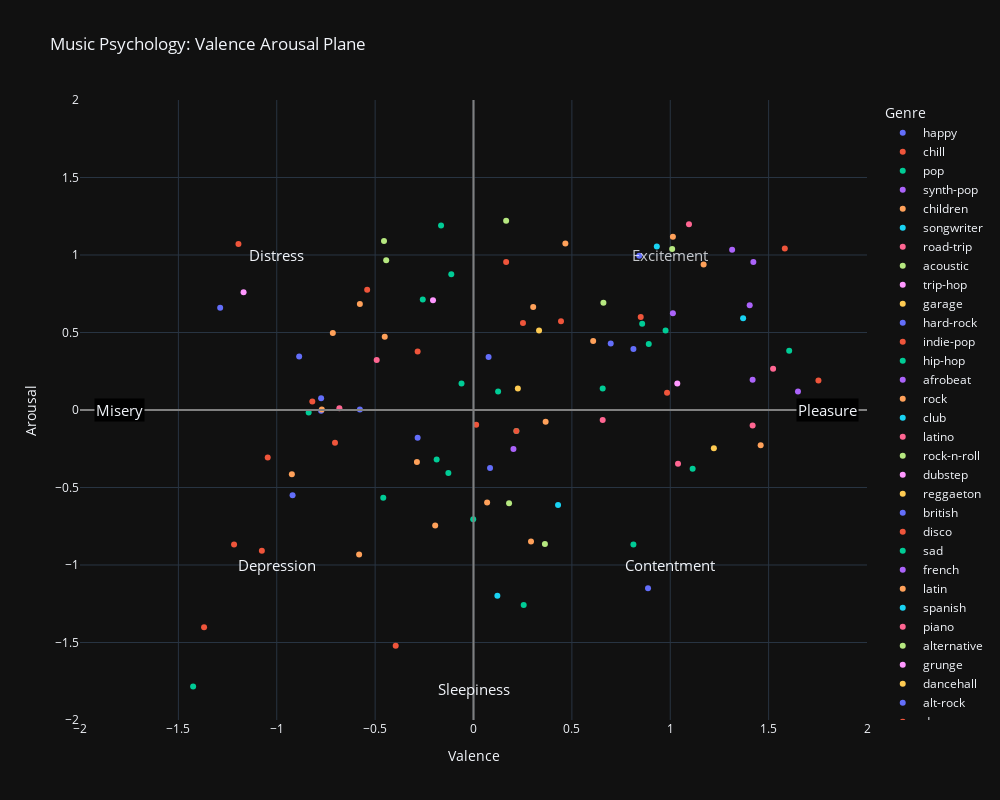

Notebook code cell kept with this figure:
### Code cell
top_100= df[['Track', 'Artist','Genre', 'popularity', 'valence_standard', 'energy_standard']].sort_values(by= 'popularity', ascending=False).head(100)
fig = px.scatter(top_100,  x='valence_standard', y="energy_standard", color='Genre',
                 title="Music Psychology: Valence Arousal Plane",
                 labels={"valence_standard":"</b>Valence</b>", 
                         "energy_standard": '</b>Arousal</b>'},
                 hover_data=["Genre", "Track", "Artist"],
                 width=1000, height=800, 
                 template="plotly_dark"
                 )

fig.add_hline(y=0, line_color="grey")
fig.add_vline(x=0,  line_color="grey")

fig.add_annotation(x=1, y=1,
            text="Excitement",
            font=dict(size=15,),
            showarrow=False,
        opacity=0.8)
fig.add_annotation(x=-1, y=1,
            text="Distress",
            font=dict(size=15,),
            showarrow=False, )
fig.add_annotation(x=-1, y=-1,
            text="Depression",
            font=dict(size=15,),
            showarrow=False, 
            )
fig.add_annotation(x=1, y=-1,
            text="Contentment",
            font=dict(size=15,),
            showarrow=False, 
            )
fig.add_annotation(x=0, y=-1.8,
            text="Sleepiness",
            font=dict(size=15,),
            showarrow=False, 
            )
fig.add_annotation(x=-1.8, y=0,
            text="Misery",
            font=dict(size=15,),
            showarrow=False, bgcolor="#000000",
            )
fig.add_annotation(x=1.8, y=0,
            text="Pleasure",
            font=dict(size=15,),
            showarrow=False, bgcolor="#000000",
          )

fig.update_layout(yaxis_range=[-2,2], xaxis_range= [-2, 2])

fig.show()

### Figure 1 — Plotly figure (JSON) as saved in the notebook; plotly's stock layout.template omitted (floating-point values rounded to 4 significant figures)
{"data": [{"customdata": [["happy", "Yellow", "Coldplay"], ["happy", "Viva La Vida", "Coldplay"], ["happy", "Africa", "TOTO"], ["happy", "Crazy In Love (feat. Jay-Z)", "Beyoncé"]], "hovertemplate": "Genre=%{customdata[0]}<br></b>Valence</b>=%{x}<br></b>Arousal</b>=%{y}<br>Track=%{customdata[1]}<br>Artist=%{customdata[2]}<extra></extra>", "legendgroup": "happy", "marker": {"color": "#636efa", "symbol": "circle"}, "mode": "markers", "name": "happy", "orientation": "v", "showlegend": true, "type": "scatter", "x": [-0.7746, -0.2839, 0.8871, 0.6975], "xaxis": "x", "y": [-0.004369, -0.1795, -1.151, 0.4295], "yaxis": "y"}, {"customdata": [["chill", "When I Was Your Man", "Bruno Mars"], ["chill", "Paradise", "Coldplay"], ["chill", "Ms. Jackson", "Outkast"], ["chill", "If I Ain't Got You", "Alicia Keys"], ["chill", "Feel So Close - Radio Edit", "Calvin Harris"], ["chill", "Drops of Jupiter (Tell Me)", "Train"], ["chill", "Linger", "The Cranberries"], ["chill", "Stay", "Rihanna"]], "hovertemplate": "Genre=%{customdata[0]}<br></b>Valence</b>=%{x}<br></b>Arousal</b>=%{y}<br>Track=%{customdata[1]}<br>Artist=%{customdata[2]}<extra></extra>", "legendgroup": "chill", "marker": {"color": "#EF553B", "symbol": "circle"}, "mode": "markers", "name": "chill", "orientation": "v", "showlegend": true, "type": "scatter", "x": [-0.3954, -1.046, 0.4447, -1.217, 1.582, 0.01351, -1.076, -1.369], "xaxis": "x", "y": [-1.521, -0.3069, 0.5728, -0.8682, 1.043, -0.09592, -0.908, -1.402], "yaxis": "y"}, {"customdata": [["pop", "Night Changes", "One Direction"], ["pop", "I'm Not The Only One", "Sam Smith"], ["pop", "Counting Stars", "OneRepublic"], ["pop", "Just the Way You Are", "Bruno Mars"], ["pop", "No Lie", "Sean Paul"], ["pop", "Time of Our Lives", "Pitbull"], ["pop", "Classic", "MKTO"], ["pop", "Rude", "MAGIC!"], ["pop", "Hotline Bling", "Drake"], ["pop", "God is a woman", "Ariana Grande"], ["pop", "What Do You Mean?", "Justin Bieber"]], "hovertemplate": "Genre=%{customdata[0]}<br></b>Valence</b>=%{x}<br></b>Arousal</b>=%{y}<br>Track=%{customdata[1]}<br>Artist=%{customdata[2]}<extra></extra>", "legendgroup": "pop", "marker": {"color": "#00cc96", "symbol": "circle"}, "mode": "markers", "name": "pop", "orientation": "v", "showlegend": true, "type": "scatter", "x": [-0.4586, -0.001357, -0.06083, -0.2579, -0.1129, 0.8573, 0.9763, 1.605, 0.218, -0.8378, 1.114], "xaxis": "x", "y": [-0.5656, -0.7049, 0.1708, 0.7121, 0.8753, 0.5569, 0.5131, 0.3817, -0.1357, -0.01631, -0.3785], "yaxis": "y"}, {"customdata": [["synth-pop", "Take on Me", "a-ha"], ["synth-pop", "Sweet Dreams (Are Made of This) - Remastered", "Eurythmics"], ["synth-pop", "Safe And Sound", "Capital Cities"]], "hovertemplate": "Genre=%{customdata[0]}<br></b>Valence</b>=%{x}<br></b>Arousal</b>=%{y}<br>Track=%{customdata[1]}<br>Artist=%{customdata[2]}<extra></extra>", "legendgroup": "synth-pop", "marker": {"color": "#ab63fa", "symbol": "circle"}, "mode": "markers", "name": "synth-pop", "orientation": "v", "showlegend": true, "type": "scatter", "x": [1.422, 1.419, 1.013], "xaxis": "x", "y": [0.9549, 0.1947, 0.6246], "yaxis": "y"}, {"customdata": [["children", "Umbrella", "Rihanna"], ["children", "Story of My Life", "One Direction"], ["children", "Titanium (feat. Sia)", "David Guetta"], ["children", "Royals", "Lorde"], ["children", "Grenade", "Bruno Mars"], ["children", "Team", "Lorde"]], "hovertemplate": "Genre=%{customdata[0]}<br></b>Valence</b>=%{x}<br></b>Arousal</b>=%{y}<br>Track=%{customdata[1]}<br>Artist=%{customdata[2]}<extra></extra>", "legendgroup": "children", "marker": {"color": "#FFA15A", "symbol": "circle"}, "mode": "markers", "name": "children", "orientation": "v", "showlegend": true, "type": "scatter", "x": [0.3035, -0.7708, -0.7151, -0.5813, -0.9232, -0.2876], "xaxis": "x", "y": [0.6644, 0.003593, 0.4972, -0.9318, -0.4144, -0.3348], "yaxis": "y"}, {"customdata": [["songwriter", "Hotel California - 2013 Remaster", "Eagles"]], "hovertemplate": "Genre=%{customdata[0]}<br></b>Valence</b>=%{x}<br></b>Arousal</b>=%{y}<br>Track=%{customdata[1]}<br>Artist=%{customdata[2]}<extra></extra>", "legendgroup": "songwriter", "marker": {"color": "#19d3f3", "symbol": "circle"}, "mode": "markers", "name": "songwriter", "orientation": "v", "showlegend": true, "type": "scatter", "x": [0.4299], "xaxis": "x", "y": [-0.6134], "yaxis": "y"}, {"customdata": [["road-trip", "Bound 2", "Kanye West"], ["road-trip", "Big Poppa - 2005 Remaster", "The Notorious B.I.G."]], "hovertemplate": "Genre=%{customdata[0]}<br></b>Valence</b>=%{x}<br></b>Arousal</b>=%{y}<br>Track=%{customdata[1]}<br>Artist=%{customdata[2]}<extra></extra>", "legendgroup": "road-trip", "marker": {"color": "#FF6692", "symbol": "circle"}, "mode": "markers", "name": "road-trip", "orientation": "v", "showlegend": true, "type": "scatter", "x": [-0.6816, 1.039], "xaxis": "x", "y": [0.01155, -0.3467], "yaxis": "y"}, {"customdata": [["acoustic", "Thinking out Loud", "Ed Sheeran"], ["acoustic", "Put Your Records On", "Corinne Bailey Rae"]], "hovertemplate": "Genre=%{customdata[0]}<br></b>Valence</b>=%{x}<br></b>Arousal</b>=%{y}<br>Track=%{customdata[1]}<br>Artist=%{customdata[2]}<extra></extra>", "legendgroup": "acoustic", "marker": {"color": "#B6E880", "symbol": "circle"}, "mode": "markers", "name": "acoustic", "orientation": "v", "showlegend": true, "type": "scatter", "x": [0.3629, 0.1808], "xaxis": "x", "y": [-0.8642, -0.6015], "yaxis": "y"}, {"customdata": [["trip-hop", "Feel Good Inc.", "Gorillaz"]], "hovertemplate": "Genre=%{customdata[0]}<br></b>Valence</b>=%{x}<br></b>Arousal</b>=%{y}<br>Track=%{customdata[1]}<br>Artist=%{customdata[2]}<extra></extra>", "legendgroup": "trip-hop", "marker": {"color": "#FF97FF", "symbol": "circle"}, "mode": "markers", "name": "trip-hop", "orientation": "v", "showlegend": true, "type": "scatter", "x": [1.036], "xaxis": "x", "y": [0.1708], "yaxis": "y"}, {"customdata": [["garage", "Yeah! (feat. Lil Jon & Ludacris)", "Usher"]], "hovertemplate": "Genre=%{customdata[0]}<br></b>Valence</b>=%{x}<br></b>Arousal</b>=%{y}<br>Track=%{customdata[1]}<br>Artist=%{customdata[2]}<extra></extra>", "legendgroup": "garage", "marker": {"color": "#FECB52", "symbol": "circle"}, "mode": "markers", "name": "garage", "orientation": "v", "showlegend": true, "type": "scatter", "x": [0.3332], "xaxis": "x", "y": [0.5131], "yaxis": "y"}, {"customdata": [["hard-rock", "Don't Stop Believin'", "Journey"], ["hard-rock", "Wind Of Change", "Scorpions"], ["hard-rock", "More Than a Feeling", "Boston"]], "hovertemplate": "Genre=%{customdata[0]}<br></b>Valence</b>=%{x}<br></b>Arousal</b>=%{y}<br>Track=%{customdata[1]}<br>Artist=%{customdata[2]}<extra></extra>", "legendgroup": "hard-rock", "marker": {"color": "#636efa", "symbol": "circle"}, "mode": "markers", "name": "hard-rock", "orientation": "v", "showlegend": true, "type": "scatter", "x": [0.07671, -0.9195, -0.7746], "xaxis": "x", "y": [0.3419, -0.5497, 0.07524], "yaxis": "y"}, {"customdata": [["indie-pop", "Pumped Up Kicks", "Foster The People"], ["indie-pop", "Best Day Of My Life", "American Authors"], ["indie-pop", "Cigarette Daydreams", "Cage The Elephant"], ["indie-pop", "Kids", "MGMT"], ["indie-pop", "Electric Feel", "MGMT"]], "hovertemplate": "Genre=%{customdata[0]}<br></b>Valence</b>=%{x}<br></b>Arousal</b>=%{y}<br>Track=%{customdata[1]}<br>Artist=%{customdata[2]}<extra></extra>", "legendgroup": "indie-pop", "marker": {"color": "#EF553B", "symbol": "circle"}, "mode": "markers", "name": "indie-pop", "orientation": "v", "showlegend": true, "type": "scatter", "x": [1.753, 0.1659, -0.8192, -1.195, 0.2514], "xaxis": "x", "y": [0.1907, 0.9549, 0.05534, 1.07, 0.5609], "yaxis": "y"}, {"customdata": [["hip-hop", "Unforgettable", "French Montana"], ["hip-hop", "Yes Indeed", "Lil Baby"], ["hip-hop", "Hypnotize - 2014 Remaster", "The Notorious B.I.G."], ["hip-hop", "Magnolia", "Playboi Carti"], ["hip-hop", "Just A Lil Bit", "50 Cent"], ["hip-hop", "Psycho (feat. Ty Dolla $ign)", "Post Malone"]], "hovertemplate": "Genre=%{customdata[0]}<br></b>Valence</b>=%{x}<br></b>Arousal</b>=%{y}<br>Track=%{customdata[1]}<br>Artist=%{customdata[2]}<extra></extra>", "legendgroup": "hip-hop", "marker": {"color": "#00cc96", "symbol": "circle"}, "mode": "markers", "name": "hip-hop", "orientation": "v", "showlegend": true, "type": "scatter", "x": [0.8908, 0.2551, 0.6566, -0.1872, 0.125, -0.1277], "xaxis": "x", "y": [0.4255, -1.258, 0.1389, -0.3188, 0.119, -0.4064], "yaxis": "y"}, {"customdata": [["afrobeat", "Can't Hold Us (feat. Ray Dalton)", "Macklemore & Ryan Lewis"], ["afrobeat", "Whenever, Wherever", "Shakira"]], "hovertemplate": "Genre=%{customdata[0]}<br></b>Valence</b>=%{x}<br></b>Arousal</b>=%{y}<br>Track=%{customdata[1]}<br>Artist=%{customdata[2]}<extra></extra>", "legendgroup": "afrobeat", "marker": {"color": "#ab63fa", "symbol": "circle"}, "mode": "markers", "name": "afrobeat", "orientation": "v", "showlegend": true, "type": "scatter", "x": [1.315, 1.404], "xaxis": "x", "y": [1.035, 0.6763], "yaxis": "y"}, {"customdata": [["rock", "Sweet Home Alabama", "Lynyrd Skynyrd"], ["rock", "The Kids Aren't Alright", "The Offspring"], ["rock", "Hold the Line", "TOTO"], ["rock", "Free Bird", "Lynyrd Skynyrd"], ["rock", "Immigrant Song - Remaster", "Led Zeppelin"], ["rock", "Free Fallin'", "Tom Petty"], ["rock", "My Own Summer (Shove It)", "Deftones"], ["rock", "I Still Haven't Found What I'm Looking For", "U2"]], "hovertemplate": "Genre=%{customdata[0]}<br></b>Valence</b>=%{x}<br></b>Arousal</b>=%{y}<br>Track=%{customdata[1]}<br>Artist=%{customdata[2]}<extra></extra>", "legendgroup": "rock", "marker": {"color": "#FFA15A", "symbol": "circle"}, "mode": "markers", "name": "rock", "orientation": "v", "showlegend": true, "type": "scatter", "x": [1.46, 1.013, 1.17, -0.5775, 0.467, 0.2923, -0.4512, 0.6083], "xaxis": "x", "y": [-0.2273, 1.118, 0.939, 0.6843, 1.074, -0.8482, 0.4733, 0.4454], "yaxis": "y"}, {"customdata": [["club", "Get Lucky (feat. Pharrell Williams & Nile Rodgers) - Radio Edit", "Daft Punk"]], "hovertemplate": "Genre=%{customdata[0]}<br></b>Valence</b>=%{x}<br></b>Arousal</b>=%{y}<br>Track=%{customdata[1]}<br>Artist=%{customdata[2]}<extra></extra>", "legendgroup": "club", "marker": {"color": "#19d3f3", "symbol": "circle"}, "mode": "markers", "name": "club", "orientation": "v", "showlegend": true, "type": "scatter", "x": [1.37], "xaxis": "x", "y": [0.5927], "yaxis": "y"}, {"customdata": [["latino", "Timber (feat. Ke$ha)", "Pitbull"], ["latino", "Colgando en tus manos (con Marta Sánchez)", "Carlos Baute"], ["latino", "Eres Mía", "Romeo Santos"]], "hovertemplate": "Genre=%{customdata[0]}<br></b>Valence</b>=%{x}<br></b>Arousal</b>=%{y}<br>Track=%{customdata[1]}<br>Artist=%{customdata[2]}<extra></extra>", "legendgroup": "latino", "marker": {"color": "#FF6692", "symbol": "circle"}, "mode": "markers", "name": "latino", "orientation": "v", "showlegend": true, "type": "scatter", "x": [1.095, 1.419, 1.523], "xaxis": "x", "y": [1.198, -0.0999, 0.2663], "yaxis": "y"}, {"customdata": [["rock-n-roll", "Sex on Fire", "Kings of Leon"], ["rock-n-roll", "One Step Closer", "Linkin Park"], ["rock-n-roll", "Boys Don't Cry", "The Cure"]], "hovertemplate": "Genre=%{customdata[0]}<br></b>Valence</b>=%{x}<br></b>Arousal</b>=%{y}<br>Track=%{customdata[1]}<br>Artist=%{customdata[2]}<extra></extra>", "legendgroup": "rock-n-roll", "marker": {"color": "#B6E880", "symbol": "circle"}, "mode": "markers", "name": "rock-n-roll", "orientation": "v", "showlegend": true, "type": "scatter", "x": [-0.4437, 0.1659, 0.6603], "xaxis": "x", "y": [0.9669, 1.222, 0.6922], "yaxis": "y"}, {"customdata": [["dubstep", "Don't You Worry Child - Radio Edit", "Swedish House Mafia"]], "hovertemplate": "Genre=%{customdata[0]}<br></b>Valence</b>=%{x}<br></b>Arousal</b>=%{y}<br>Track=%{customdata[1]}<br>Artist=%{customdata[2]}<extra></extra>", "legendgroup": "dubstep", "marker": {"color": "#FF97FF", "symbol": "circle"}, "mode": "markers", "name": "dubstep", "orientation": "v", "showlegend": true, "type": "scatter", "x": [-0.2058], "xaxis": "x", "y": [0.7082], "yaxis": "y"}, {"customdata": [["reggaeton", "Yo Voy (feat. Daddy Yankee)", "Zion & Lennox"]], "hovertemplate": "Genre=%{customdata[0]}<br></b>Valence</b>=%{x}<br></b>Arousal</b>=%{y}<br>Track=%{customdata[1]}<br>Artist=%{customdata[2]}<extra></extra>", "legendgroup": "reggaeton", "marker": {"color": "#FECB52", "symbol": "circle"}, "mode": "markers", "name": "reggaeton", "orientation": "v", "showlegend": true, "type": "scatter", "x": [0.2254], "xaxis": "x", "y": [0.1389], "yaxis": "y"}, {"customdata": [["british", "Clocks", "Coldplay"], ["british", "Crazy Little Thing Called Love - Remastered 2011", "Queen"], ["british", "Strong", "One Direction"]], "hovertemplate": "Genre=%{customdata[0]}<br></b>Valence</b>=%{x}<br></b>Arousal</b>=%{y}<br>Track=%{customdata[1]}<br>Artist=%{customdata[2]}<extra></extra>", "legendgroup": "british", "marker": {"color": "#636efa", "symbol": "circle"}, "mode": "markers", "name": "british", "orientation": "v", "showlegend": true, "type": "scatter", "x": [-0.8861, 0.8127, -0.5775], "xaxis": "x", "y": [0.3459, 0.3937, 0.003593], "yaxis": "y"}, {"customdata": [["disco", "Low (feat. T-Pain)", "Flo Rida"], ["disco", "Disturbia", "Rihanna"], ["disco", "Little Talks", "Of Monsters and Men"], ["disco", "Try", "P!nk"]], "hovertemplate": "Genre=%{customdata[0]}<br></b>Valence</b>=%{x}<br></b>Arousal</b>=%{y}<br>Track=%{customdata[1]}<br>Artist=%{customdata[2]}<extra></extra>", "legendgroup": "disco", "marker": {"color": "#EF553B", "symbol": "circle"}, "mode": "markers", "name": "disco", "orientation": "v", "showlegend": true, "type": "scatter", "x": [-0.7039, 0.8499, -0.2839, 0.218], "xaxis": "x", "y": [-0.2114, 0.6007, 0.3778, -0.1357], "yaxis": "y"}, {"customdata": [["sad", "I'm Yours", "Jason Mraz"], ["sad", "I Will Always Love You", "Whitney Houston"]], "hovertemplate": "Genre=%{customdata[0]}<br></b>Valence</b>=%{x}<br></b>Arousal</b>=%{y}<br>Track=%{customdata[1]}<br>Artist=%{customdata[2]}<extra></extra>", "legendgroup": "sad", "marker": {"color": "#00cc96", "symbol": "circle"}, "mode": "markers", "name": "sad", "orientation": "v", "showlegend": true, "type": "scatter", "x": [0.8127, -1.425], "xaxis": "x", "y": [-0.8682, -1.784], "yaxis": "y"}, {"customdata": [["french", "Treasure", "Bruno Mars"]], "hovertemplate": "Genre=%{customdata[0]}<br></b>Valence</b>=%{x}<br></b>Arousal</b>=%{y}<br>Track=%{customdata[1]}<br>Artist=%{customdata[2]}<extra></extra>", "legendgroup": "french", "marker": {"color": "#ab63fa", "symbol": "circle"}, "mode": "markers", "name": "french", "orientation": "v", "showlegend": true, "type": "scatter", "x": [1.649], "xaxis": "x", "y": [0.119], "yaxis": "y"}, {"customdata": [["latin", "Hasta la Raíz", "Natalia Lafourcade"], ["latin", "Tu Falta De Querer", "Mon Laferte"]], "hovertemplate": "Genre=%{customdata[0]}<br></b>Valence</b>=%{x}<br></b>Arousal</b>=%{y}<br>Track=%{customdata[1]}<br>Artist=%{customdata[2]}<extra></extra>", "legendgroup": "latin", "marker": {"color": "#FFA15A", "symbol": "circle"}, "mode": "markers", "name": "latin", "orientation": "v", "showlegend": true, "type": "scatter", "x": [0.3667, -0.1947], "xaxis": "x", "y": [-0.07602, -0.7448], "yaxis": "y"}, {"customdata": [["spanish", "Dia de Enero", "Shakira"]], "hovertemplate": "Genre=%{customdata[0]}<br></b>Valence</b>=%{x}<br></b>Arousal</b>=%{y}<br>Track=%{customdata[1]}<br>Artist=%{customdata[2]}<extra></extra>", "legendgroup": "spanish", "marker": {"color": "#19d3f3", "symbol": "circle"}, "mode": "markers", "name": "spanish", "orientation": "v", "showlegend": true, "type": "scatter", "x": [0.1213], "xaxis": "x", "y": [-1.199], "yaxis": "y"}, {"customdata": [["piano", "How to Save a Life", "The Fray"]], "hovertemplate": "Genre=%{customdata[0]}<br></b>Valence</b>=%{x}<br></b>Arousal</b>=%{y}<br>Track=%{customdata[1]}<br>Artist=%{customdata[2]}<extra></extra>", "legendgroup": "piano", "marker": {"color": "#FF6692", "symbol": "circle"}, "mode": "markers", "name": "piano", "orientation": "v", "showlegend": true, "type": "scatter", "x": [-0.492], "xaxis": "x", "y": [0.322], "yaxis": "y"}, {"customdata": [["alternative", "Tongue Tied", "GROUPLOVE"], ["alternative", "Still into You", "Paramore"]], "hovertemplate": "Genre=%{customdata[0]}<br></b>Valence</b>=%{x}<br></b>Arousal</b>=%{y}<br>Track=%{customdata[1]}<br>Artist=%{customdata[2]}<extra></extra>", "legendgroup": "alternative", "marker": {"color": "#B6E880", "symbol": "circle"}, "mode": "markers", "name": "alternative", "orientation": "v", "showlegend": true, "type": "scatter", "x": [-0.4549, 1.01], "xaxis": "x", "y": [1.09, 1.039], "yaxis": "y"}, {"customdata": [["grunge", "Change (In the House of Flies)", "Deftones"]], "hovertemplate": "Genre=%{customdata[0]}<br></b>Valence</b>=%{x}<br></b>Arousal</b>=%{y}<br>Track=%{customdata[1]}<br>Artist=%{customdata[2]}<extra></extra>", "legendgroup": "grunge", "marker": {"color": "#FF97FF", "symbol": "circle"}, "mode": "markers", "name": "grunge", "orientation": "v", "showlegend": true, "type": "scatter", "x": [-1.169], "xaxis": "x", "y": [0.7599], "yaxis": "y"}, {"customdata": [["dancehall", "Temperature", "Sean Paul"]], "hovertemplate": "Genre=%{customdata[0]}<br></b>Valence</b>=%{x}<br></b>Arousal</b>=%{y}<br>Track=%{customdata[1]}<br>Artist=%{customdata[2]}<extra></extra>", "legendgroup": "dancehall", "marker": {"color": "#FECB52", "symbol": "circle"}, "mode": "markers", "name": "dancehall", "orientation": "v", "showlegend": true, "type": "scatter", "x": [1.222], "xaxis": "x", "y": [-0.2472], "yaxis": "y"}, {"customdata": [["alt-rock", "Smells Like Teen Spirit", "Nirvana"], ["alt-rock", "Like a Stone", "Audioslave"], ["alt-rock", "Black Hole Sun", "Soundgarden"]], "hovertemplate": "Genre=%{customdata[0]}<br></b>Valence</b>=%{x}<br></b>Arousal</b>=%{y}<br>Track=%{customdata[1]}<br>Artist=%{customdata[2]}<extra></extra>", "legendgroup": "alt-rock", "marker": {"color": "#636efa", "symbol": "circle"}, "mode": "markers", "name": "alt-rock", "orientation": "v", "showlegend": true, "type": "scatter", "x": [0.8425, 0.08414, -1.288], "xaxis": "x", "y": [0.9948, -0.3746, 0.6604], "yaxis": "y"}, {"customdata": [["dance", "This Could Be Us", "Rae Sremmurd"], ["dance", "Blame (feat. John Newman)", "Calvin Harris"]], "hovertemplate": "Genre=%{customdata[0]}<br></b>Valence</b>=%{x}<br></b>Arousal</b>=%{y}<br>Track=%{customdata[1]}<br>Artist=%{customdata[2]}<extra></extra>", "legendgroup": "dance", "marker": {"color": "#EF553B", "symbol": "circle"}, "mode": "markers", "name": "dance", "orientation": "v", "showlegend": true, "type": "scatter", "x": [0.9837, -0.5404], "xaxis": "x", "y": [0.1111, 0.7758], "yaxis": "y"}, {"customdata": [["work-out", "Dance, Dance", "Fall Out Boy"]], "hovertemplate": "Genre=%{customdata[0]}<br></b>Valence</b>=%{x}<br></b>Arousal</b>=%{y}<br>Track=%{customdata[1]}<br>Artist=%{customdata[2]}<extra></extra>", "legendgroup": "work-out", "marker": {"color": "#00cc96", "symbol": "circle"}, "mode": "markers", "name": "work-out", "orientation": "v", "showlegend": true, "type": "scatter", "x": [-0.1649], "xaxis": "x", "y": [1.19], "yaxis": "y"}, {"customdata": [["pop-film", "Eye of the Tiger", "Various Artists"]], "hovertemplate": "Genre=%{customdata[0]}<br></b>Valence</b>=%{x}<br></b>Arousal</b>=%{y}<br>Track=%{customdata[1]}<br>Artist=%{customdata[2]}<extra></extra>", "legendgroup": "pop-film", "marker": {"color": "#ab63fa", "symbol": "circle"}, "mode": "markers", "name": "pop-film", "orientation": "v", "showlegend": true, "type": "scatter", "x": [0.2031], "xaxis": "x", "y": [-0.2512], "yaxis": "y"}, {"customdata": [["german", "Mirrors", "Justin Timberlake"]], "hovertemplate": "Genre=%{customdata[0]}<br></b>Valence</b>=%{x}<br></b>Arousal</b>=%{y}<br>Track=%{customdata[1]}<br>Artist=%{customdata[2]}<extra></extra>", "legendgroup": "german", "marker": {"color": "#FFA15A", "symbol": "circle"}, "mode": "markers", "name": "german", "orientation": "v", "showlegend": true, "type": "scatter", "x": [0.06927], "xaxis": "x", "y": [-0.5975], "yaxis": "y"}, {"customdata": [["rainy-day", "Who Says", "Selena Gomez & The Scene"]], "hovertemplate": "Genre=%{customdata[0]}<br></b>Valence</b>=%{x}<br></b>Arousal</b>=%{y}<br>Track=%{customdata[1]}<br>Artist=%{customdata[2]}<extra></extra>", "legendgroup": "rainy-day", "marker": {"color": "#19d3f3", "symbol": "circle"}, "mode": "markers", "name": "rainy-day", "orientation": "v", "showlegend": true, "type": "scatter", "x": [0.9317], "xaxis": "x", "y": [1.054], "yaxis": "y"}, {"customdata": [["groove", "No Diggity", "Blackstreet"]], "hovertemplate": "Genre=%{customdata[0]}<br></b>Valence</b>=%{x}<br></b>Arousal</b>=%{y}<br>Track=%{customdata[1]}<br>Artist=%{customdata[2]}<extra></extra>", "legendgroup": "groove", "marker": {"color": "#FF6692", "symbol": "circle"}, "mode": "markers", "name": "groove", "orientation": "v", "showlegend": true, "type": "scatter", "x": [0.6566], "xaxis": "x", "y": [-0.06408], "yaxis": "y"}], "layout": {"annotations": [{"font": {"size": 15}, "opacity": 0.8, "showarrow": false, "text": "Excitement", "x": 1, "y": 1}, {"font": {"size": 15}, "showarrow": false, "text": "Distress", "x": -1, "y": 1}, {"font": {"size": 15}, "showarrow": false, "text": "Depression", "x": -1, "y": -1}, {"font": {"size": 15}, "showarrow": false, "text": "Contentment", "x": 1, "y": -1}, {"font": {"size": 15}, "showarrow": false, "text": "Sleepiness", "x": 0, "y": -1.8}, {"bgcolor": "#000000", "font": {"size": 15}, "showarrow": false, "text": "Misery", "x": -1.8, "y": 0}, {"bgcolor": "#000000", "font": {"size": 15}, "showarrow": false, "text": "Pleasure", "x": 1.8, "y": 0}], "height": 800, "legend": {"title": {"text": "Genre"}, "tracegroupgap": 0}, "shapes": [{"line": {"color": "grey"}, "type": "line", "x0": 0, "x1": 1, "xref": "x domain", "y0": 0, "y1": 0, "yref": "y"}, {"line": {"color": "grey"}, "type": "line", "x0": 0, "x1": 0, "xref": "x", "y0": 0, "y1": 1, "yref": "y domain"}], "title": {"text": "Music Psychology: Valence Arousal Plane"}, "width": 1000, "xaxis": {"anchor": "y", "domain": [0, 1], "range": [-2, 2], "title": {"text": "</b>Valence</b>"}}, "yaxis": {"anchor": "x", "domain": [0, 1], "range": [-2, 2], "title": {"text": "</b>Arousal</b>"}}}}
